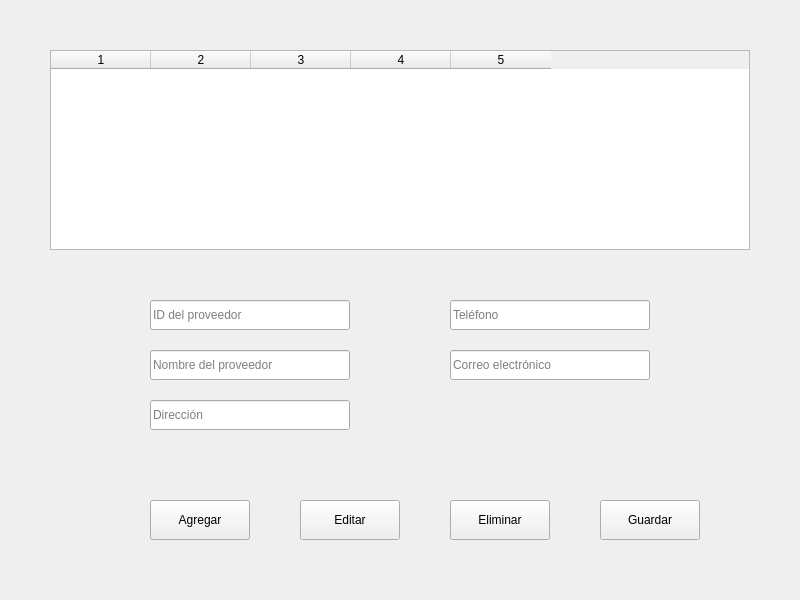
<?xml version="1.0" encoding="UTF-8"?>
<ui version="4.0">
 <class>ProveedorWindow</class>
 <widget class="QWidget" name="ProveedorWindow">
  <property name="geometry">
   <rect>
    <x>0</x>
    <y>0</y>
    <width>800</width>
    <height>600</height>
   </rect>
  </property>
  <property name="windowTitle">
   <string>Gestión de Proveedores</string>
  </property>
  <widget class="QTableWidget" name="tableProveedores">
   <property name="geometry">
    <rect>
     <x>50</x>
     <y>50</y>
     <width>700</width>
     <height>200</height>
    </rect>
   </property>
   <property name="columnCount">
    <number>5</number>
   </property>
   <property name="horizontalHeaderLabels">
    <stringlist>
     <string>ID</string>
     <string>Nombre</string>
     <string>Dirección</string>
     <string>Teléfono</string>
     <string>Correo</string>
    </stringlist>
   </property>
  </widget>
  <widget class="QLineEdit" name="lineEditID">
   <property name="geometry">
    <rect>
     <x>150</x>
     <y>300</y>
     <width>200</width>
     <height>30</height>
    </rect>
   </property>
   <property name="placeholderText">
    <string>ID del proveedor</string>
   </property>
  </widget>
  <widget class="QLineEdit" name="lineEditNombre">
   <property name="geometry">
    <rect>
     <x>150</x>
     <y>350</y>
     <width>200</width>
     <height>30</height>
    </rect>
   </property>
   <property name="placeholderText">
    <string>Nombre del proveedor</string>
   </property>
  </widget>
  <widget class="QLineEdit" name="lineEditDireccion">
   <property name="geometry">
    <rect>
     <x>150</x>
     <y>400</y>
     <width>200</width>
     <height>30</height>
    </rect>
   </property>
   <property name="placeholderText">
    <string>Dirección</string>
   </property>
  </widget>
  <widget class="QLineEdit" name="lineEditTelefono">
   <property name="geometry">
    <rect>
     <x>450</x>
     <y>300</y>
     <width>200</width>
     <height>30</height>
    </rect>
   </property>
   <property name="placeholderText">
    <string>Teléfono</string>
   </property>
  </widget>
  <widget class="QLineEdit" name="lineEditCorreo">
   <property name="geometry">
    <rect>
     <x>450</x>
     <y>350</y>
     <width>200</width>
     <height>30</height>
    </rect>
   </property>
   <property name="placeholderText">
    <string>Correo electrónico</string>
   </property>
  </widget>
  <widget class="QPushButton" name="btnAgregar">
   <property name="geometry">
    <rect>
     <x>150</x>
     <y>500</y>
     <width>100</width>
     <height>40</height>
    </rect>
   </property>
   <property name="text">
    <string>Agregar</string>
   </property>
  </widget>
  <widget class="QPushButton" name="btnEditar">
   <property name="geometry">
    <rect>
     <x>300</x>
     <y>500</y>
     <width>100</width>
     <height>40</height>
    </rect>
   </property>
   <property name="text">
    <string>Editar</string>
   </property>
  </widget>
  <widget class="QPushButton" name="btnEliminar">
   <property name="geometry">
    <rect>
     <x>450</x>
     <y>500</y>
     <width>100</width>
     <height>40</height>
    </rect>
   </property>
   <property name="text">
    <string>Eliminar</string>
   </property>
  </widget>
  <widget class="QPushButton" name="btnGuardar">
   <property name="geometry">
    <rect>
     <x>600</x>
     <y>500</y>
     <width>100</width>
     <height>40</height>
    </rect>
   </property>
   <property name="text">
    <string>Guardar</string>
   </property>
  </widget>
 </widget>
 <resources/>
 <connections/>
</ui>
